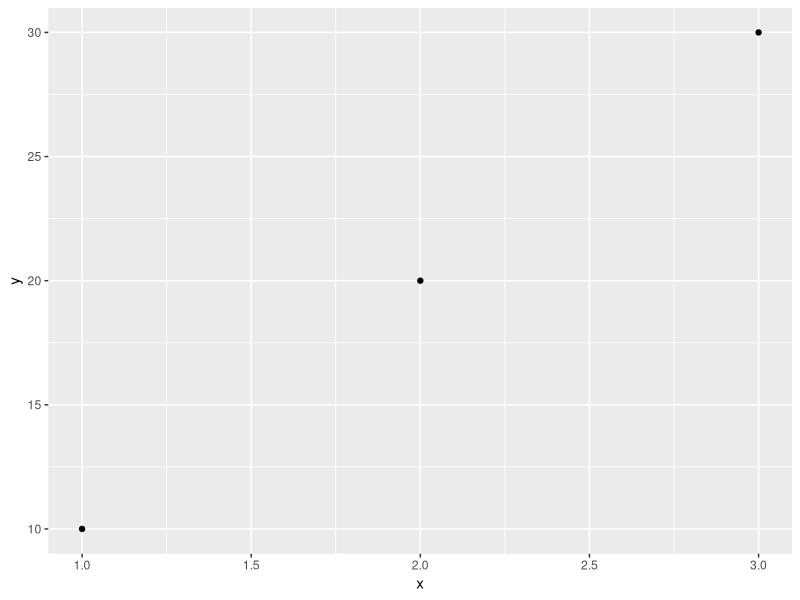
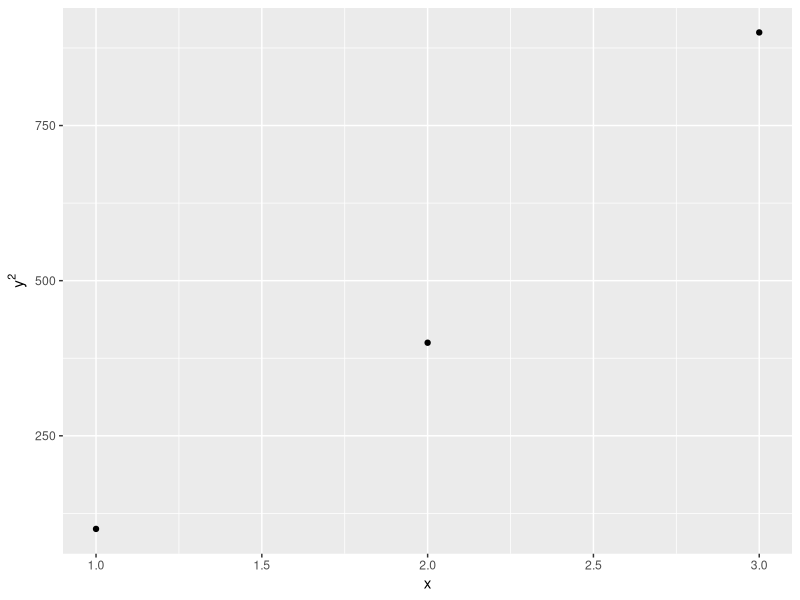
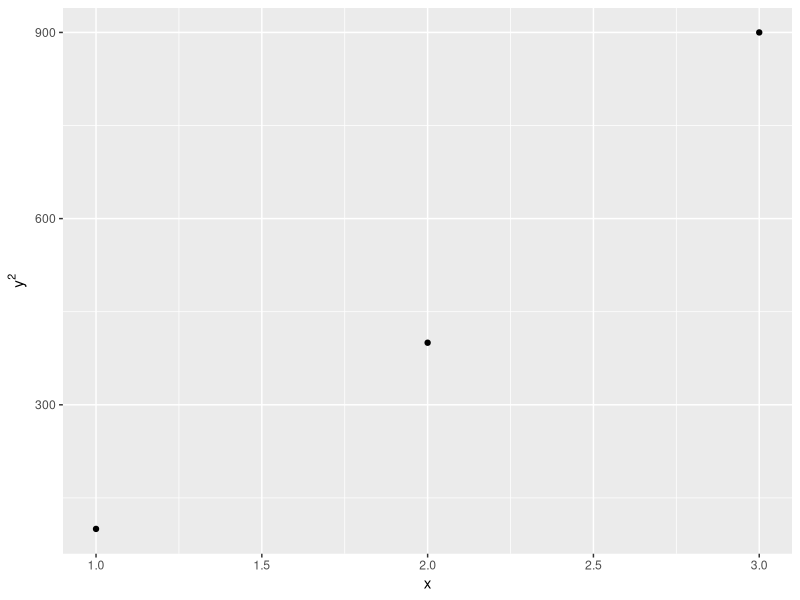

These charts were generated, in order, by the following R code:
## ---- chunk 1
library(ggplot2); library(dplyr)
## ---- chunk 2
dat = data.frame(x = c(1, 2, 3), 
                 y = c(10, 20, 30), 
                 y2 = c(10^2, 20^2, 30^2))
dat
## ---- chunk 3
ggplot(dat, aes(x = x, y = y)) + geom_point()
## ---- chunk 4
ggplot(dat, aes(x = x, y = y2)) + geom_point() +
        ylab(expression(y^{2}))
## ---- chunk 5
ggplot(dat, aes(x = x, y = y2)) + geom_point() +
        ylab(expression(y^{2})) +
        scale_y_continuous(breaks = c(300, 600, 900))

